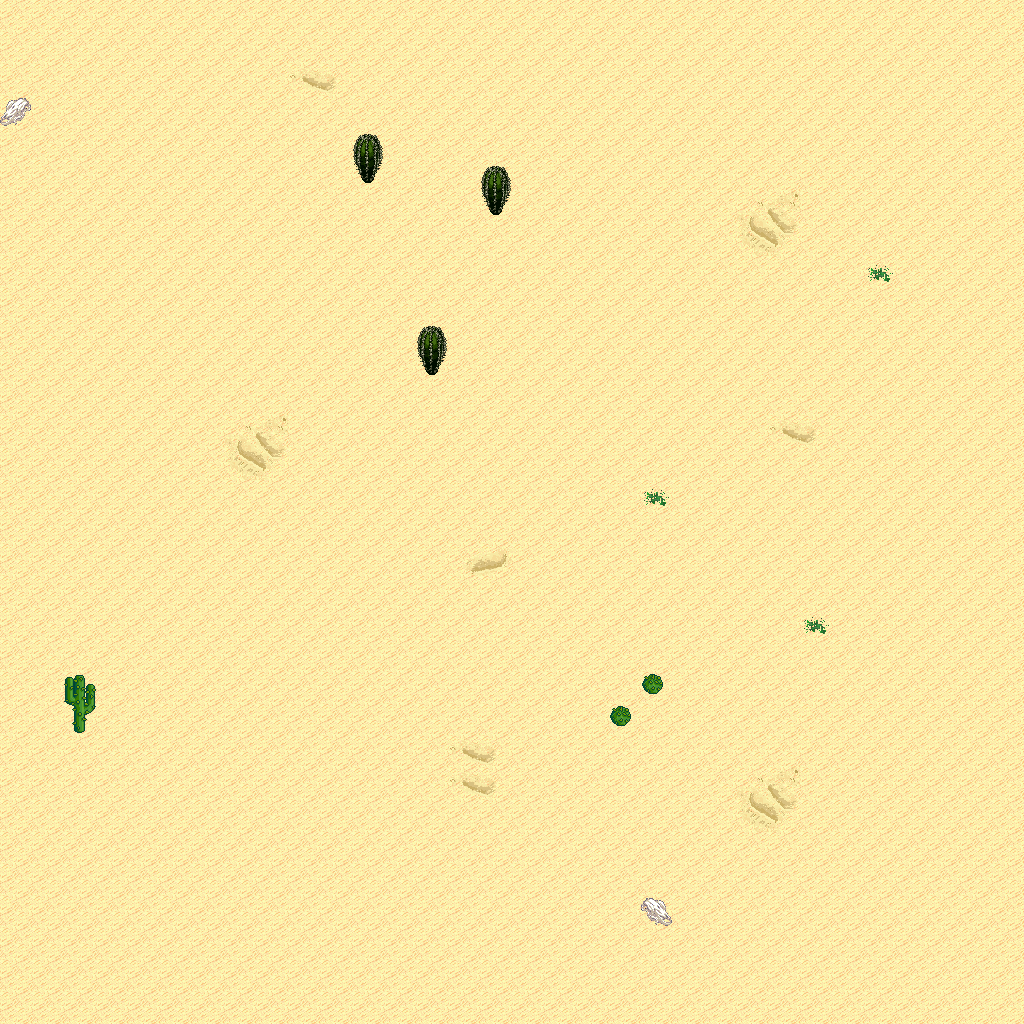

This game map was drawn from its Tiled (.tmx) file and the tilesets committed beside it. A one-line description and the trimmed map source follow:
An orthogonal 32x32 tile map with 32x32 px tiles, 5 tile layers (Ground, Objects, Objects2, Above, ...), 1 hidden layer not drawn, 12 tilesets.

<map version="1.10" tiledversion="1.11.0" orientation="orthogonal" renderorder="right-down" width="32" height="32" tilewidth="32" tileheight="32" infinite="0" nextlayerid="11" nextobjectid="1">
 <tileset firstgid="1" name="logic_collision" tilewidth="32" tileheight="32" tilecount="1" columns="1">
  <image source="../drawable/logic_collision.png" width="32" height="32" />
 </tileset>
 <tileset firstgid="2" name="ground_ground" tilewidth="32" tileheight="32" tilecount="33" columns="3">
  <image source="../drawable/ground_ground.png" width="96" height="352" />
 </tileset>
 <tileset firstgid="35" name="ground_ridge_earth_pale" tilewidth="32" tileheight="32" tilecount="96" columns="12">
  <image source="../drawable/ground_ridge_earth_pale.png" width="384" height="256" />
 </tileset>
 <tileset firstgid="131" name="ground_ridge_earth_dark" tilewidth="32" tileheight="32" tilecount="96" columns="12">
  <image source="../drawable/ground_ridge_earth_dark.png" width="384" height="256" />
 </tileset>
 <tileset firstgid="227" name="terrain_desert" tilewidth="32" tileheight="32" tilecount="88" columns="8">
  <image source="../drawable/terrain_desert.png" width="256" height="352" />
 </tileset>
 <tileset firstgid="315" name="plant_tree_tree_darkgreen" tilewidth="32" tileheight="32" tilecount="88" columns="8">
  <image source="../drawable/plant_tree_tree_darkgreen.png" width="256" height="352" />
 </tileset>
 <tileset firstgid="403" name="ground_rock_pebbles" tilewidth="32" tileheight="32" tilecount="3" columns="1">
  <image source="../drawable/ground_rock_pebbles.png" width="32" height="96" />
 </tileset>
 <tileset firstgid="406" name="ground_sand_2" tilewidth="32" tileheight="32" tilecount="15" columns="5">
  <image source="../drawable/ground_sand_2.png" width="160" height="96" />
 </tileset>
 <tileset firstgid="421" name="plant_cactus_2" tilewidth="32" tileheight="32" tilecount="10" columns="5">
  <image source="../drawable/plant_cactus_2.png" width="160" height="64" />
 </tileset>
 <tileset firstgid="431" name="plant_cactus" tilewidth="32" tileheight="32" tilecount="2" columns="1">
  <image source="../drawable/plant_cactus.png" width="32" height="64" />
 </tileset>
 <tileset firstgid="433" name="plant_star_shaped_plants" tilewidth="32" tileheight="32" tilecount="6" columns="2">
  <image source="../drawable/plant_star_shaped_plants.png" width="64" height="96" />
 </tileset>
 <tileset firstgid="439" name="plant_tree_evergreen" tilewidth="32" tileheight="32" tilecount="36" columns="3">
  <image source="../drawable/plant_tree_evergreen.png" width="96" height="384" />
 </tileset>
 <layer id="1" name="Ground" width="32" height="32">
  <data>[1024 cells, 1024 non-empty, 12 distinct tile ids]</data>
 </layer>
 <layer id="2" name="Objects" width="32" height="32">
  <data>[1024 cells, 6 non-empty, 3 distinct tile ids]</data>
 </layer>
 <layer id="3" name="Objects2" width="32" height="32">
  <data>[1024 cells, 0 non-empty, 0 distinct tile ids]</data>
 </layer>
 <layer id="4" name="Above" width="32" height="32">
  <data>[1024 cells, 4 non-empty, 2 distinct tile ids]</data>
 </layer>
 <layer id="5" name="Above2" width="32" height="32">
  <data>[1024 cells, 0 non-empty, 0 distinct tile ids]</data>
 </layer>
 <layer id="6" name="Walkable" width="32" height="32" visible="0">
  <data>[1024 cells, 8 non-empty, 1 distinct tile ids]</data>
 </layer>
 <objectgroup id="7" name="Mapevents" />
 <objectgroup id="8" name="Spawn" />
 <objectgroup id="9" name="Keys" />
 <objectgroup id="10" name="Replace" />
</map>
